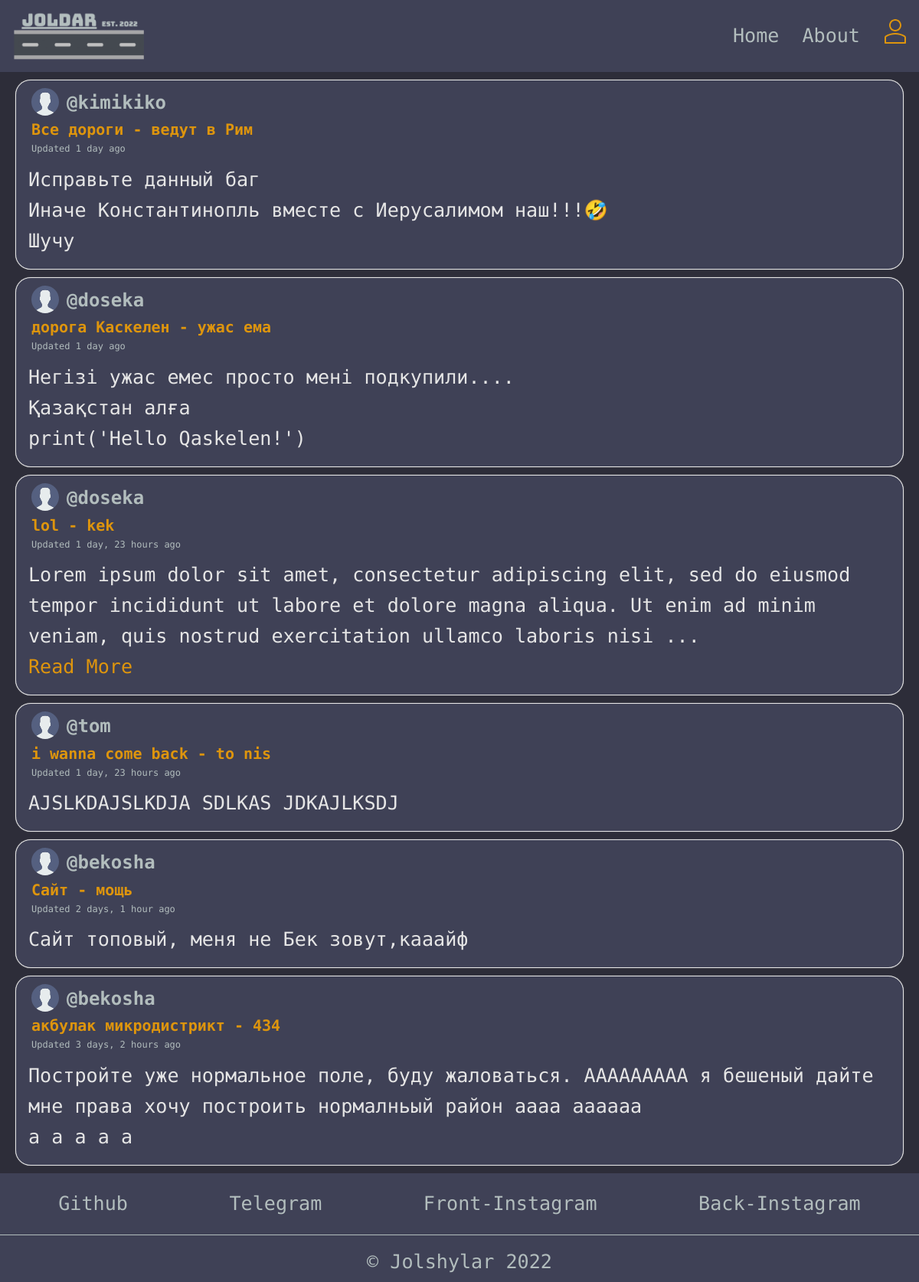
The page / on the database its author committed.
### base/models.py (models this page shows, shortened)
class Review(models.Model):
    title = models.CharField(max_length=200)
    summary = models.CharField(max_length=200)
    body = models.TextField()
    author = models.ForeignKey(User, on_delete=models.CASCADE)
    created = models.DateTimeField(auto_now_add=True)
    updated = models.DateTimeField(auto_now=True)
    class Meta:
        ordering = ['-updated', '-created']
    def short_content(self):
        return f'{self.body[0:200]}' + '...' if len(self.body) > 200 else self.body

### base/views.py (the view)
# urls.py: path('', views.home, name='home'),
def home(request):
    all_reviews = Review.objects.all()
    context = {'all_reviews': all_reviews}
    return render(request, 'base/home.html', context)

### base/templatetags/base_extras.py (called while the page is built)
@register.filter
def convert_markdown(text):
    return markdown.markdown(text, extensions=['markdown.extensions.fenced_code'])

### base/templates/base/home.html
{% extends 'base.html' %}
{% load base_extras %}
{% load static %}
{% block content %}
<main>
    <div class="container">
        <div class="reviews">
          {% for review in all_reviews %}
          <div class="review__box scroll">
            <div class="review__header scroll">
              <div class="review__author">
                <img src="{% static 'images/avatar.svg' %}" style="height: 36px;" />
                <h1><a href="{% url 'profile' review.author.id %}">@{{review.author.username}}</a></h1>
              </div>
              <div class="review__info">
                <h3><a href="{% url 'review' review.id %}">{{review.title}} - {{review.summary}}</a></h3>
                <div class="paragraph-wrapper">
                  {% if review.created == review.updated %}
                  <p>Created {{review.created | timesince}} ago</p>
                  {% else %}
                  <p>Updated {{review.updated | timesince}} ago</p>
                  {% endif %}
                </div>
              </div>
            </div>
            <div class="review__conversation">
              <div class="threads scroll">
                <div class="thread">
                  <div class="thread__details">
                    {{ review.short_content | convert_markdown | safe }}
                    {% if review.body|length > 200 %}
                    <a href="{% url 'review' review.id %}">Read More</a>
                    {% endif %}
                  </div>
                </div>
              </div>
            </div>
          </div>
          {% endfor %}
        </div>
    </div>
</main>
{% endblock content %}

### static/styles/style.css (style rules this page uses)
:root { --color-main: #de950d; --color-dark: #3f4156; --color-light: #e5e5e5; --color-light-gray: #b2bdbd; --color-bg: #2d2d39; }
* { font-family: 'Roboto Mono', -apple-system, BlinkMacSystemFont, 'Segoe UI', Roboto, Oxygen, Ubuntu, Cantarell, 'Open Sans', 'Helvetica Neue', sans-serif; margin: 0; padding: 0; }
html { font-size: 62.5%; }
@media only screen and (min-width: 1200px) { html { font-size: 62.5%; } }
body { line-height: 1.6; font-weight: 400; font-size: 1.5vmax; color: var(--color-light-gray); background-color: var(--color-bg); min-height: 100vh; }
a { color: var(--color-main); text-decoration: none; }
.review__box { background-color: var(--color-dark); border-radius: 20px; margin:10px 20px; border: 1px solid var(--color-light); box-shadow: 0 0 1px var(--color-light); }
.review__header { margin-left: 2rem; margin-top: 1rem; }
.review__conversation { margin: 16px; margin-top:10px; }
.review__info h3 { font-size: 20px; }
.review__info p { font-size: 12px; }
.review__conversation { color: var(--color-light); }
.review__author { display: flex; gap: 1rem; }
.review__author h1 { font-size: 24px; }
.review__author a { color: var(--color-light-gray); }
code { display: block; white-space: pre-wrap; }

### rows shown on the page
Review: author.username "kimikiko", title "Все дороги", summary "ведут в Рим", updated "1 day", short_content|convert_markdown "Исправьте данный баг Иначе Константинопль вместе с Иерусалимом наш!!!🤣 Шучу"
Review: author.username "doseka", title "дорога Каскелен", summary "ужас ема", updated "1 day", short_content|convert_markdown "Негізі ужас емес просто мені подкупили.... Қазақстан алға print('Hello Qaskelen!')"
Review: author.username "doseka", title "lol", summary "kek", updated "1 day, 23 hours", short_content|convert_markdown "Lorem ipsum dolor sit amet, consectetur adipiscing elit, sed do eiusmod tempor incididunt ut labore et dolore magna aliqua. Ut enim ad minim veniam, quis nostrud exercitation ullamco laboris nisi ...", shows "Read More"
Review: author.username "tom", title "i wanna come back", summary "to nis", updated "1 day, 23 hours", short_content|convert_markdown "AJSLKDAJSLKDJA SDLKAS JDKAJLKSDJ"
Review: author.username "bekosha", title "Сайт", summary "мощь", updated "2 days, 1 hour", short_content|convert_markdown "Сайт топовый, меня не Бек зовут,кааайф"
Review: author.username "bekosha", title "акбулак микродистрикт", summary "434", updated "3 days, 2 hours", short_content|convert_markdown "Постройте уже нормальное поле, буду жаловаться. ААААААААА я бешеный дайте мне права хочу построить нормалньый район аааа аааааа а а а а а"
